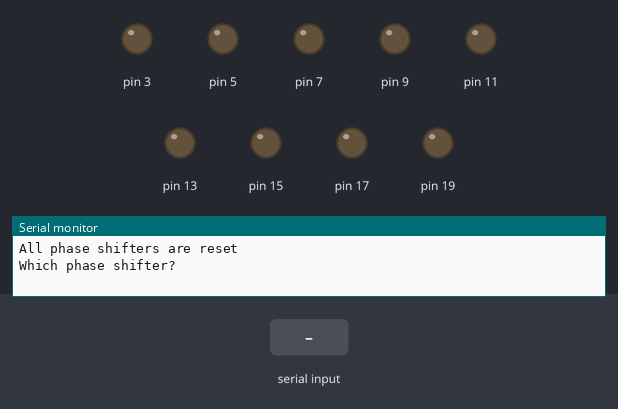
A sketch run on a simulated Arduino Uno, built with avr-gcc and run on an emulated ATmega328P. On the bench: output pins drawn as LEDs (lit = HIGH), the last lines printed to the serial monitor. Inputs (shaded band) come from the test bench.

Above: at 1.2 s.
1.3 s: "1,90\n" received over Serial
At 2.4 s:
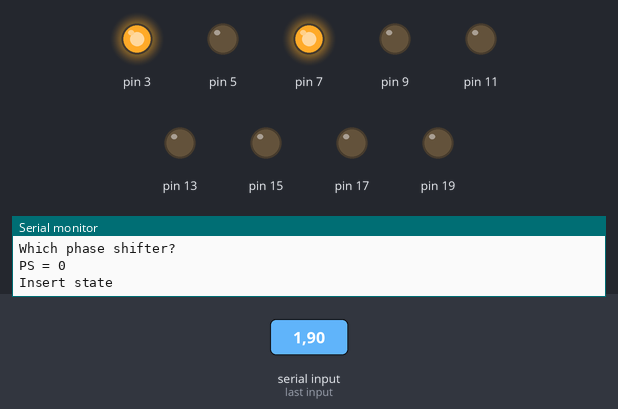
2.8 s: "90,45\n" received over Serial
At 3.5 s:
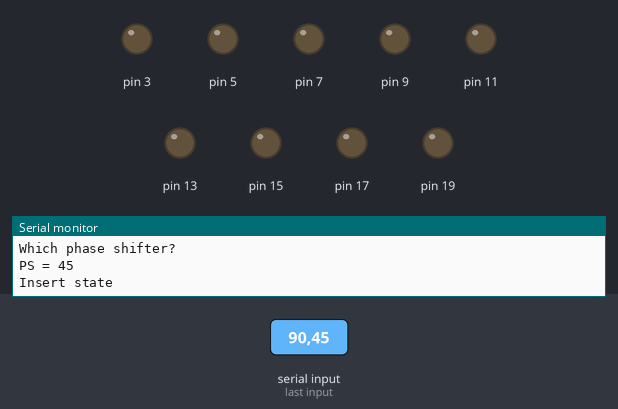
Timing chart, 0 to 5.8 s (numbered marks = the images above; inputs shaded):
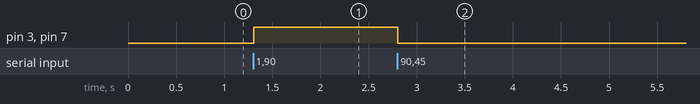

Measured:
- after the input at 1.3 s, pin 3, pin 7: LOW → HIGH at once
- after the input at 2.8 s, pin 3, pin 7: HIGH → LOW at once

The sketch:

Beamformer_manual_v0.ino
```cpp
class PhaseShifter {
  public:
    PhaseShifter(int, int, int, int);
    void PSbegin();
    void set(float);
    void reset();

  private:
    int _p1;
    int _p2;
    int _p3;
    int _p4;
};

PhaseShifter::PhaseShifter(int p1, int p2, int p3, int p4) {
  _p1 = p1;
  _p2 = p2;
  _p3 = p3;
  _p4 = p4;
}

void PhaseShifter::PSbegin() {
  pinMode(_p1, OUTPUT);
  pinMode(_p2, OUTPUT);
  pinMode(_p3, OUTPUT);
  pinMode(_p4, OUTPUT);
  reset();
}

void PhaseShifter::set(float ang) {
  int state = (int) ang;
  int b1 = state % 2;
  int b2 = (int)(state / 2) % 2;
  int b3 = (int)(state / 4) % 2;
  int b4 = (int)(state / 8) % 2;
  digitalWrite(_p1, b1);
  digitalWrite(_p2, b2);
  digitalWrite(_p3, b3);
  digitalWrite(_p4, b4);
}

void PhaseShifter::reset() {
  digitalWrite(_p1, 0);
  digitalWrite(_p2, 0);
  digitalWrite(_p3, 0);
  digitalWrite(_p4, 0);
}

PhaseShifter PS1(9, 7, 5, 3);
PhaseShifter PS2(17, 15, 13, 11);
PhaseShifter PS3(25, 23, 21, 19);
PhaseShifter PS4(46, 47, 48, 50);

int ps;
int state;

void setup() {
  // put your setup code here, to run once
  PS1.PSbegin();
  PS2.PSbegin();
  PS3.PSbegin();
  PS4.PSbegin();
  Serial.begin(9600);
  Serial.println("All phase shifters are reset");
}

void loop() {
  // put your main code here, to run repeatedly:
  Serial.println("Which phase shifter?");
  while (Serial.available() == 0) {}
  ps = Serial.parseInt();
  Serial.print("PS = "); Serial.println(ps);

  Serial.println("Insert state");
  while (Serial.available() == 0) {}
  state = Serial.parseInt();
  Serial.print("State = "); Serial.println(state);

  switch (ps) {
    case 1:
      PS1.set(state);
      Serial.print("PS1 set to state "); Serial.println(state);
      break;

    case 2:
      PS2.set(state);
      Serial.print("PS2 set to state "); Serial.println(state);
      break;

    case 3:
      PS3.set(state);
      Serial.print("PS3 set to state "); Serial.println(state);
      break;

    case 4:
      PS4.set(state);
      Serial.print("PS4 set to state "); Serial.println(state);
      break;

    default:
      PS1.reset();
      PS2.reset();
      PS3.reset();
      PS4.reset();
      Serial.println("All phase shifters are reset");
      break;
  }
}
```
